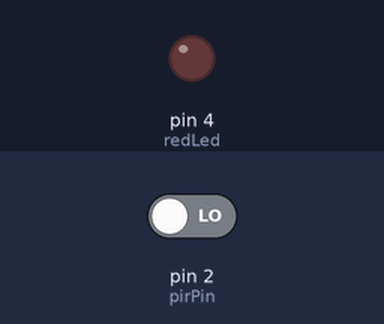
Recording of a sketch running on a simulated Arduino Uno, built with avr-gcc and run on an emulated ATmega328P. Parts: output pins drawn as LEDs (lit = HIGH). The test bench sets the inputs (shaded band); at power-on: pin 2 (pirPin) LOW.

Above: at 1.2 s.
1.3 s: pin 2 (pirPin) driven HIGH
At 2.0 s:
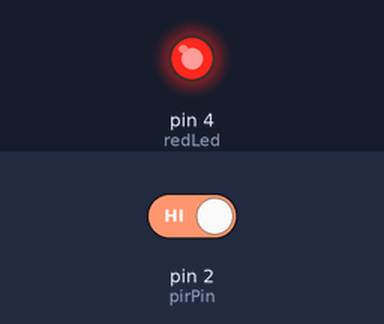
2.8 s: pin 2 (pirPin) driven LOW
At 3.2 s:
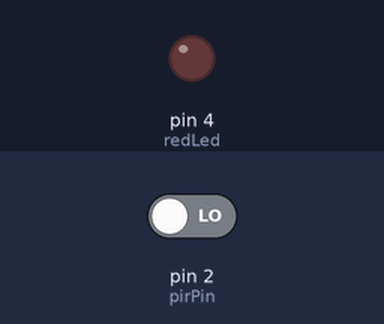
Timing chart, 0 to 5.8 s (numbered marks = the images above; inputs shaded):
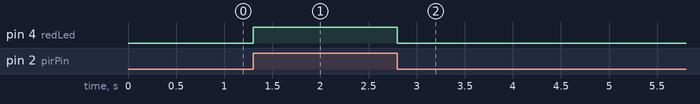

Measured:
- after the input at 1.3 s, pin 4 (redLed): LOW → HIGH at once
- after the input at 2.8 s, pin 4 (redLed): HIGH → LOW at once

The sketch:

devre1.ino
```cpp
short int pirPin = 2;
short int redLed = 4;

void setup() {
	pinMode(pirPin, INPUT);
  	pinMode(redLed, OUTPUT);
  Serial.begin(9600);
}

void loop() {
  if(digitalRead(pirPin) == HIGH) {
    digitalWrite(redLed, HIGH);
  } else if(digitalRead(pirPin) == LOW) {
    digitalWrite(redLed, LOW);
  }
}
```
